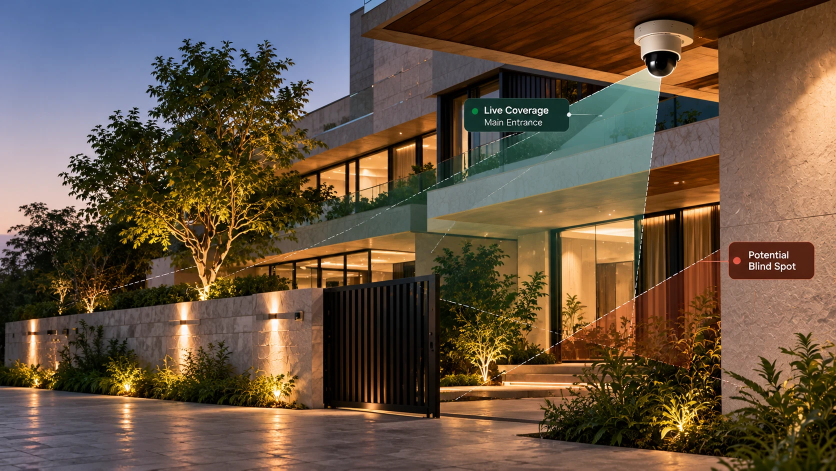
#> input picture brand-source/hero-architecture-reference.webp, 1672 x 941 px, found by its file name (shown at 1/2 size)
$ python clean-hero-labels.py brand-source/hero-architecture-reference.webp out.png
#> lines starting #> are read from the running program, lines starting #| are printed output that depends on the picture; after the words box and inside, x2 and y2 are one past the last pixel; in counts of white or black regions, pixels touching at a corner belong together
"""
Removes the two labels baked into the supplied hero photograph
(brand-source/hero-architecture-reference.webp) so the labels can be real
HTML text. Requires: pip install opencv-python-headless numpy

  python scripts/clean-hero-labels.py brand-source/hero-architecture-reference.webp out.png

Then resize `out.png` to public/images/hero-architecture-{960,1280,1672}.webp.
The cleaned master is kept at brand-source/hero-architecture-clean.webp.
"""
import cv2, numpy as np, sys
src, out = sys.argv[1], sys.argv[2]
img = cv2.imread(src)
#> img is the input picture: shape (941, 1672, 3); mean B, G, R 64.3, 83.1, 102.4
m = np.zeros(img.shape[:2], np.uint8)
cv2.rectangle(m, (922, 191), (1143, 268), 255, -1)      # "Live Coverage" label
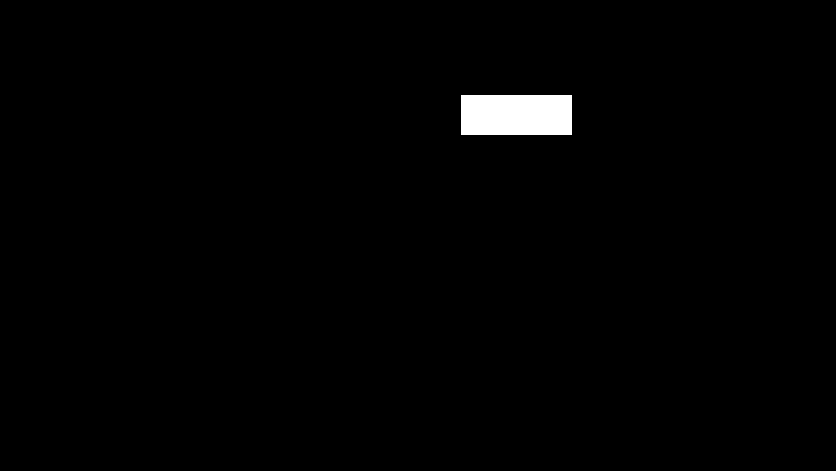
#> m: shape (941, 1672) (shown at 1/2 size); 1.1% white; 1 white region, box (x1, y1, x2, y2) and area: (922, 191, 1144, 269) 17316
cv2.rectangle(m, (1138, 222), (1210, 233), 255, -1)     # its connector + dot
cv2.rectangle(m, (1452, 479), (1634, 563), 255, -1)     # "Potential Blind Spot" label
cv2.rectangle(m, (1396, 516), (1460, 527), 255, -1)     # its connector
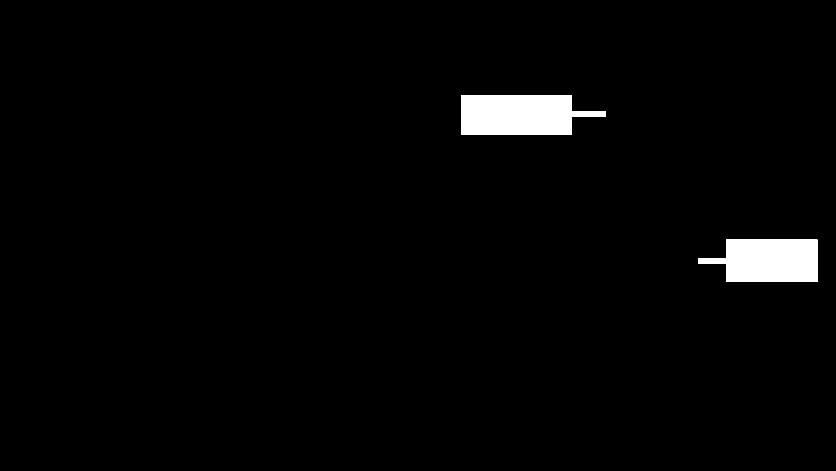
#> m: shape (941, 1672) (shown at 1/2 size); 2.2% white; 2 white regions, box (x1, y1, x2, y2) and area: (922, 191, 1211, 269) 18120, (1396, 479, 1635, 564) 16227
res = cv2.inpaint(img, m, 11, cv2.INPAINT_TELEA)
cv2.imwrite(out, res, [cv2.IMWRITE_PNG_COMPRESSION, 3])
# Replace the stone-wall smear with real wall texture from directly above it.
patch = res[566:650, 1452:1634].copy()
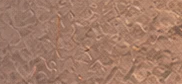
#> patch: shape (84, 182, 3); mean B, G, R 103.5, 123.3, 163
mask = np.full(patch.shape[:2], 255, np.uint8)
res = cv2.seamlessClone(patch, res, mask, ((1452 + 1634) // 2, (479 + 563) // 2), cv2.NORMAL_CLONE)
cv2.imwrite(out, res, [cv2.IMWRITE_PNG_COMPRESSION, 3])
